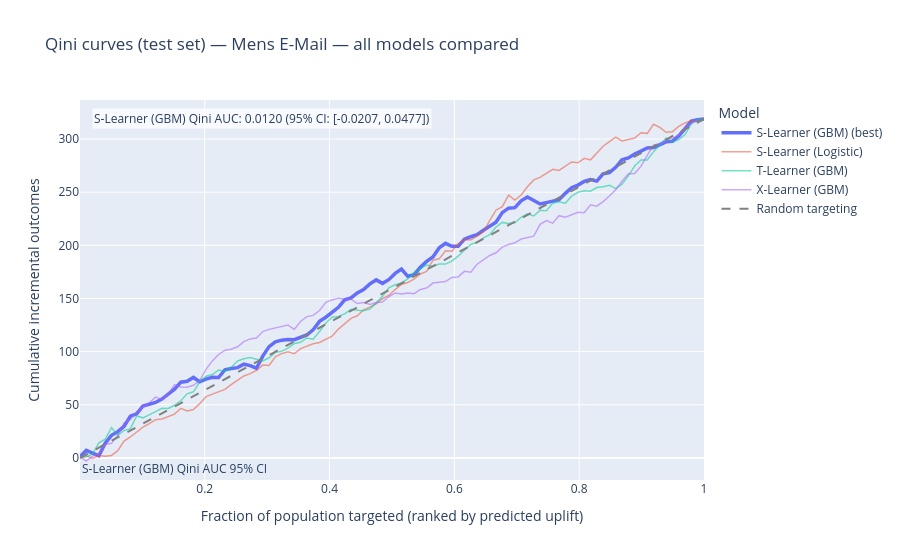
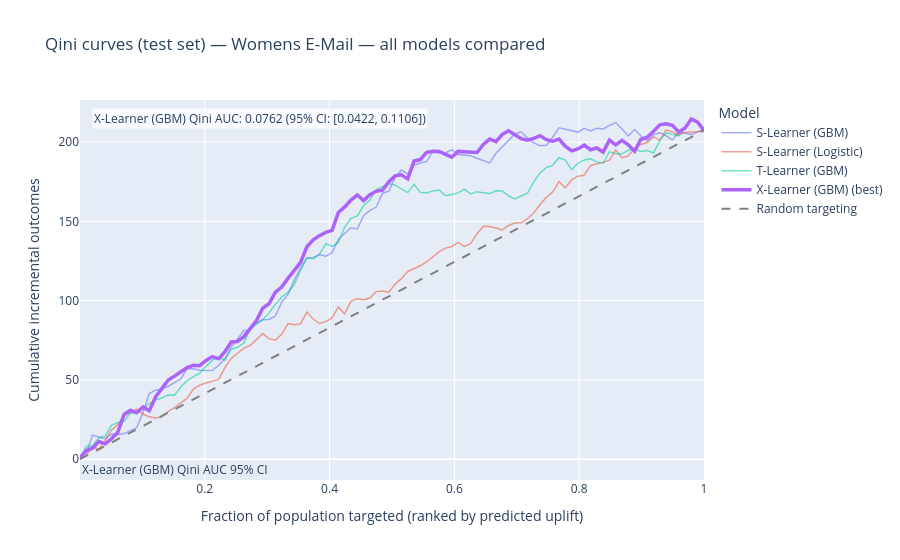

The cell these charts' notebook holds for them, in order:
### Markdown cell above
## Step 3: Qini curves for the best model per arm

A single Qini AUC number hides *where* in the ranking a model is strong or weak. `plot_qini_curves_comparison` plots the full cumulative-gain curve against random targeting for every model in an arm, with the top model highlighted — Mens below is illustrative only given the CI from Step 2, Womens is the one with actual separation from the random baseline.

### Code cell
_mens_top_row = mens_comparison_df.iloc[0]
_mens_top_name = _mens_top_row["model"]
_mens_ci_lower = _mens_top_row["qini_auc_ci_lower"]
_mens_ci_upper = _mens_top_row["qini_auc_ci_upper"]

if _mens_ci_lower <= 0.0 <= _mens_ci_upper or _mens_ci_upper < 0.0:
    warnings.warn(
        f"Mens E-Mail: top model '{_mens_top_name}' has Qini AUC 95 % CI "
        f"[{_mens_ci_lower:.4f}, {_mens_ci_upper:.4f}] which includes zero. "
        "Ranking quality is statistically indistinguishable from random at "
        "this sample size. Selecting it as the least-bad candidate for "
        "downstream illustration — no statistically distinguishable winner "
        "exists for the Mens segment.",
        UserWarning,
        stacklevel=2,
    )
mens_best_model = _mens_top_name  # least-bad candidate; may not be reliable

# ── Womens: straightforward — select by highest point estimate ───────────
womens_best_model = womens_comparison_df.iloc[0]["model"]

print(f"Mens E-Mail   -- best model on test (point estimate): {mens_best_model}")
print(f"Womens E-Mail -- best model on test: {womens_best_model}")




plot_qini_curves_comparison(
    mens_results,
    mens_comparison_df,
    mens_best_model,
    title="Qini curves (test set) — Mens E-Mail — all models compared",
).show()

plot_qini_curves_comparison(
    womens_results,
    womens_comparison_df,
    womens_best_model,
    title="Qini curves (test set) — Womens E-Mail — all models compared",
).show()
